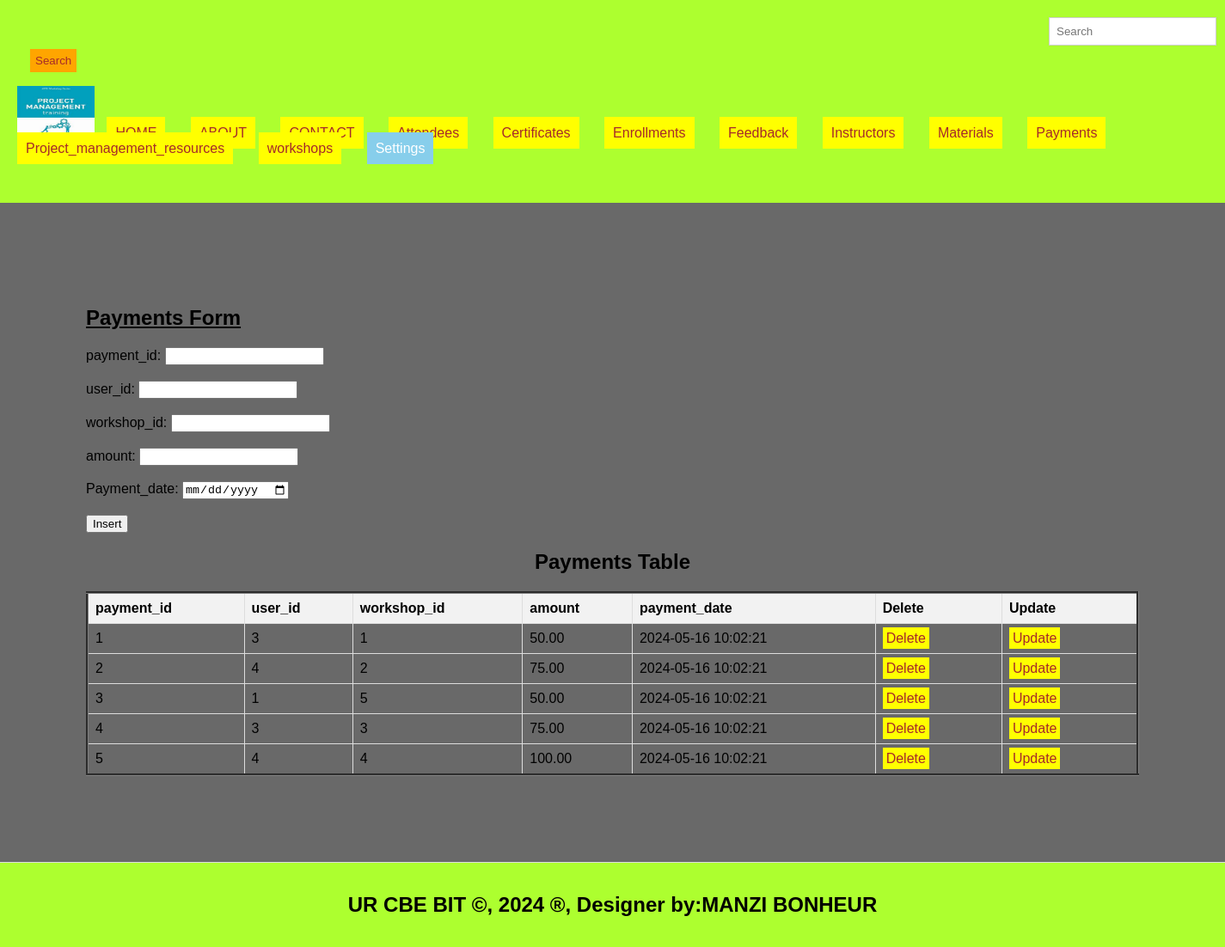
The page /payments.php on the database its author committed.
### tables this page shows
CREATE TABLE `payments` (
  `payment_id` int(11) NOT NULL,
  `user_id` int(11) DEFAULT NULL,
  `workshop_id` int(11) DEFAULT NULL,
  `amount` decimal(10,2) DEFAULT NULL,
  `payment_date` timestamp NOT NULL DEFAULT current_timestamp()
);

### payments.php (the view, shortened to what this page needs)
<!DOCTYPE html>
<html lang="en">
<head>
  <link rel="stylesheet" type="text/css" href="mystyle.css" title="style 1" media="screen, tv, projection, handheld, print"/>
  </head>
  <header>
<body bgcolor="dimgray">
  <form class="d-flex" role="search" action="search.php">
      <input class="form-control me-2" type="search" placeholder="Search" aria-label="Search" name="query">
      <button class="btn btn-outline-success" type="submit">Search</button>
    </form>
  <ul style="list-style-type: none; padding: 0;">
    <li style="display: inline; margin-right: 10px;">
    <img src="./image/logos.jpeg" width="90" height="60" alt="Logo">
  </li>
    <li style="display: inline; margin-right: 10px;"><a href="./home.html">HOME</a>
  </li>
    <li style="display: inline; margin-right: 10px;"><a href="./about.html">ABOUT</a>
  </li>
    <li style="display: inline; margin-right: 10px;"><a href="./contact.html">CONTACT</a>
  </li>
    <li style="display: inline; margin-right: 10px;"><a href="./attendees.php">Attendees</a>
  </li>
    <li style="display: inline; margin-right: 10px;"><a href="./certificates.php">Certificates</a>
  </li>
    <li style="display: inline; margin-right: 10px;"><a href="./enrollments.php">Enrollments</a>
  </li>
    <li style="display: inline; margin-right: 10px;"><a href="./feedback.php">Feedback</a>
  </li>
    <li style="display: inline; margin-right: 10px;"><a href="./instructors.php">Instructors</a>
  </li>  <li style="display: inline; margin-right: 10px;"><a href="./materials.php">Materials</a>
  </li>
    <li style="display: inline; margin-right: 10px;"><a href="./payments.php">Payments</a>
  </li>
    <li style="display: inline; margin-right: 10px;"><a href="./project_management_resources.php">Project_management_resources</a>
  </li>
<li style="display: inline; margin-right: 10px;"><a href="./workshops.php">workshops</a>
  </li>
    <li class="dropdown" style="display: inline; margin-right: 10px;">
      <a href="#" style="padding: 10px; color: white; background-color: skyblue; text-decoration: none; margin-right: 15px;">Settings</a>
    </li><br><br>
  </ul>
</header>
<section>
   <h1><u>Payments Form</u></h1>
<form method="post" onsubmit="return confirmInsert();">
    <label for="payment_id">payment_id:</label>
    <input type="number" id="driver_id" name="driver_id" required><br><br>
    <label for="user_id">user_id:</label>
    <input type="number" id="user_id" name="user_id" required><br><br>
    <label for="workshop_id">workshop_id:</label>
    <input type="text" id="license_number" name="license_number" required><br><br>
    <label for="amount">amount:</label>
    <input type=text id="car_model" name="car_model" required><br><br>
    <label for="payment_date">Payment_date:</label>
    <input type="date" id="capacity" name="capacity" required><br><br>
    <input type="submit" name="add" value="Insert">
</form>
<!DOCTYPE html>
<html>
<head>
</head>
<body>
    <center><h2>Payments Table</h2></center>
    <table border="3">
        <tr>
            <th>payment_id</th>
            <th>user_id</th>
            <th>workshop_id</th>
            <th>amount</th>
            <th>payment_date</th>
            <th>Delete</th>
            <th>Update</th>
        </tr>
<?php
include('db_connection.php');
$sql = "SELECT * FROM payments";
$result = $connection->query($sql);
if ($result->num_rows > 0) {
    while ($row = $result->fetch_assoc()) {
        $payment_id = $row['payment_id'];
        echo "<tr>
            <td>" . $row['payment_id'] . "</td>
            <td>" . $row['user_id'] . "</td>
            <td>" . $row['workshop_id'] . "</td>
            <td>" . $row['amount'] . "</td>
            <td>" . $row['payment_date'] . "</td>
            <td><a style='padding:4px' href='delete_payments.php?payment_id=$payment_id'>Delete</a></td>
            <td><a style='padding:4px' href='update_payments.php?payment_id=$payment_id'>Update</a></td>
        </tr>";
    }
} else {
    echo "<tr><td colspan='7'>No data found</td></tr>";
}
?>
    </table>
</body>
</section>
<footer>
  <center>
   <b><h2>UR CBE BIT &copy, 2024 &reg, Designer by:MANZI BONHEUR</h2></b>
  </center>
</footer>
</body>
</html>

### mystyle.css (style rules this page uses)
body { font-family: Arial, sans-serif; margin: 0; padding: 0; }
.form-control { padding: 8px; margin-left: 4px; border: 1px solid #ccc; }
.btn { padding: 6px; background-color: orange; color: brown; border: none; }
.dropdown { position: relative; display: inline; margin-right: 10px; }
body { font-family: Arial,sans-serif; margin:0; padding:0; }
header { background-color:greenyellow; padding: 20px; }
.dropdown { position: right; display:right; direction:rtl; }
section { padding:100px; border-bottom: 1px solid #ddd; }
footer { text-align: center; padding: 15px; background-color:greenyellow; }

### payments.php (style rules this page uses)
a { padding: 10px; color: white; background-color: yellow; text-decoration: none; margin-right: 15px; }
a:link { color: brown; }
button.btn { margin-left: 15px; margin-top: 4px; }
input.form-control { margin-left: 1200px; padding: 8px; }
table { width: 100%; border-collapse: collapse; }
th, td { border: 1px solid #ddd; padding: 8px; text-align: left; }
th { background-color: #f2f2f2; }

### rows shown on the page
payments: payment_id "1", user "3", workshop "1", amount "50.00", payment_date "2024-05-16 10:02:21"
payments: payment_id "2", user "4", workshop "2", amount "75.00", payment_date "2024-05-16 10:02:21"
payments: payment_id "3", user "1", workshop "5", amount "50.00", payment_date "2024-05-16 10:02:21"
payments: payment_id "4", user "3", workshop "3", amount "75.00", payment_date "2024-05-16 10:02:21"
payments: payment_id "5", user "4", workshop "4", amount "100.00", payment_date "2024-05-16 10:02:21"
